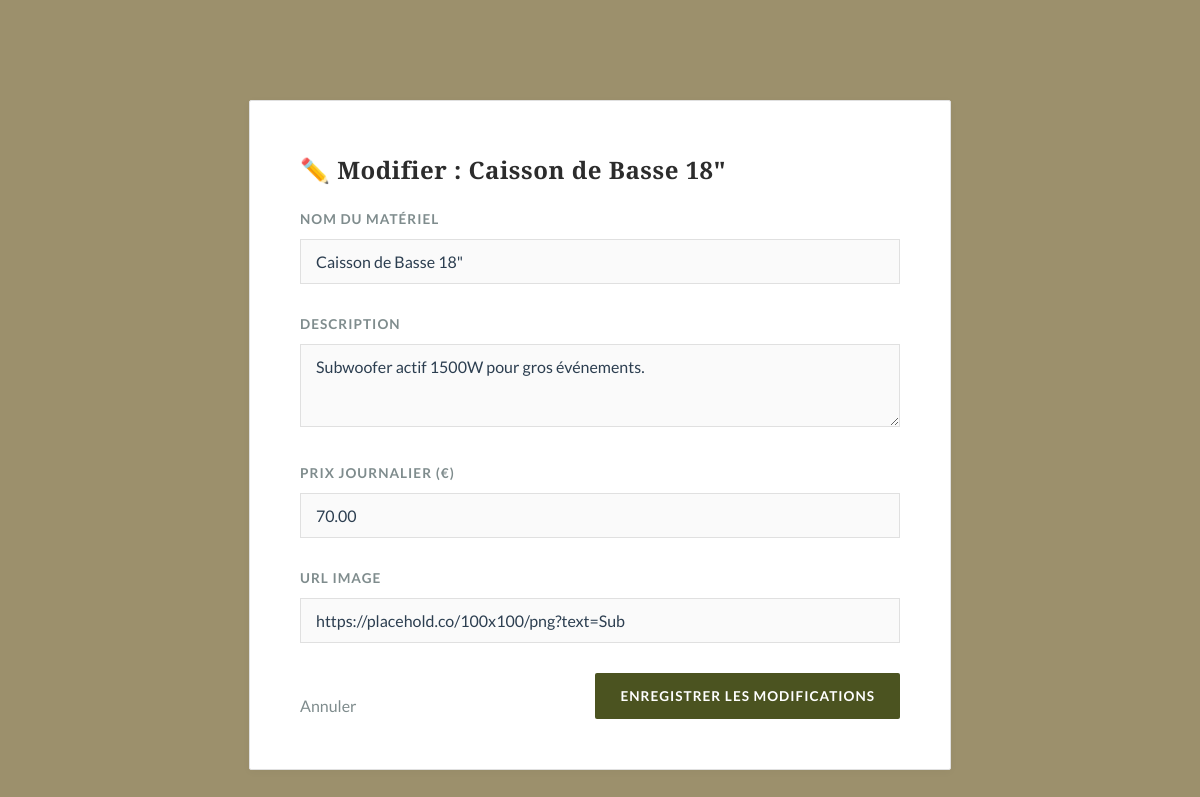
The page /edit_ref.php?id=2 (signed in) on the database its author committed.
### tables this page shows
CREATE TABLE `reference_materiel` (
  `id_reference` int(11) NOT NULL AUTO_INCREMENT,
  `libelle` varchar(100) NOT NULL,
  `description` text DEFAULT NULL,
  `categorie` enum('Son','Lumière','Vidéo','Structure','Autre') NOT NULL,
  `prix_jour` decimal(10,2) NOT NULL,
  `prix_achat` decimal(10,2) DEFAULT 0.00,
  `image_url` varchar(255) DEFAULT NULL,
  `seuil_alerte` int(11) DEFAULT 2,
  PRIMARY KEY (`id_reference`)
);

### edit_ref.php (the view, shortened to what this page needs)
<?php
require 'db.php';
$id = $_GET['id'];
$ref = $pdo->prepare("SELECT * FROM reference_materiel WHERE id_reference = ?");
$ref->execute([$id]);
$item = $ref->fetch();
?>
<!DOCTYPE html>
<html lang="fr">
<head>
    <link rel="stylesheet" href="style.css">
</head>
<body>
    <div class="container" style="max-width:600px;">
        <h2>✏️ Modifier : <?= htmlspecialchars($item['libelle']) ?></h2>
        <form method="POST">
            <label>Nom du matériel</label>
            <input type="text" name="libelle" value="<?= htmlspecialchars($item['libelle']) ?>" required>
            <label>Description</label>
            <textarea name="description" rows="3"><?= htmlspecialchars($item['description']) ?></textarea>
            <label>Prix Journalier (€)</label>
            <input type="number" step="0.01" name="prix" value="<?= $item['prix_jour'] ?>" required>
            <label>URL Image</label>
            <input type="text" name="img" value="<?= htmlspecialchars($item['image_url']) ?>">
            <div style="display:flex; justify-content:space-between; margin-top:20px;">
                <a href="admin_stock.php" class="btn-back">Annuler</a>
                <button type="submit" class="btn-add">Enregistrer les modifications</button>
            </div>
        </form>
    </div>
</body>
</html>

### style.css (style rules this page uses)
:root { --bg-page: #9C906C; --bg-card: #FFFFFF; --text-main: #2C3E50; --text-muted: #7F8C8D; --primary: #2C2C2C; --accent: #A68B5B; --success: #556B2F; --danger: #8B3A3A; --warning: #D4AC0D; --border-color: #E0E0E0; --input-bg: #FAFAFA; --shadow: 0 2px 10px rgba(0, 0, 0, 0.03); }
body { font-family: 'Lato', sans-serif; background-color: var(--bg-page); color: var(--text-main); margin: 0; padding-top: 60px; line-height: 1.6; font-size: 16px; }
h1, h2, h3, h4 { font-family: 'Playfair Display', serif; color: var(--primary); margin-top: 0; margin-bottom: 20px; font-weight: 700; letter-spacing: 0.5px; }
a { color: var(--accent); text-decoration: none; transition: color 0.3s; }
.container { max-width: 1100px; margin: 40px auto; background: var(--bg-card); padding: 50px; border: 1px solid var(--border-color); box-shadow: var(--shadow); border-radius: 2px; }
label { display: block; font-weight: 700; font-size: 0.85em; text-transform: uppercase; letter-spacing: 1px; color: var(--text-muted); margin-bottom: 8px; margin-top: 20px; }
input[type="text"], input[type="email"], input[type="password"], input[type="number"], select, textarea { width: 100%; padding: 12px 15px; margin-bottom: 10px; border: 1px solid var(--border-color); background-color: var(--input-bg); border-radius: 0; font-family: 'Lato', sans-serif; font-size: 1rem; color: var(--text-main); box-sizing: border-box; transition: border-color 0.3s, box-shadow 0.3s; }
.btn, button { display: inline-block; padding: 12px 25px; background-color: var(--primary); color: #FFF; border: none; border-radius: 2px; cursor: pointer; font-family: 'Lato', sans-serif; font-weight: 700; text-transform: uppercase; font-size: 0.85em; letter-spacing: 1px; transition: all 0.3s; text-decoration: none; }
.btn-add, .btn-validate, a[href*="export"] { background-color: #4B5320 !important; color: #FFF !important; }
.btn-back { background: none; color: var(--text-muted); text-transform: none; padding: 0; margin-top: 20px; display: inline-block; }

### rows shown on the page
reference_materiel: libelle "Caisson de Basse 18\"", description "Subwoofer actif 1500W pour gros événements.", prix "70.00", img "https://placehold.co/100x100/png?text=Sub"
